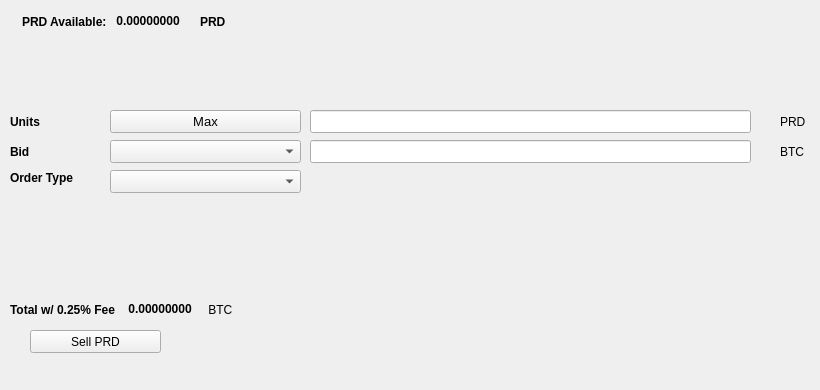
   <widget class="QWidget" name="SellTab">
    <attribute name="title">
     <string>Sell</string>
    </attribute>
    <widget class="QLabel" name="label_16">
     <property name="geometry">
      <rect>
       <x>780</x>
       <y>140</y>
       <width>31</width>
       <height>23</height>
      </rect>
     </property>
     <property name="text">
      <string>BTC</string>
     </property>
    </widget>
    <widget class="QComboBox" name="SellBidcomboBox">
     <property name="geometry">
      <rect>
       <x>110</x>
       <y>140</y>
       <width>191</width>
       <height>23</height>
      </rect>
     </property>
     <property name="font">
      <font>
       <pointsize>10</pointsize>
      </font>
     </property>
    </widget>
    <widget class="QLabel" name="label_18">
     <property name="geometry">
      <rect>
       <x>10</x>
       <y>110</y>
       <width>46</width>
       <height>23</height>
      </rect>
     </property>
     <property name="font">
      <font>
       <weight>75</weight>
       <bold>true</bold>
      </font>
     </property>
     <property name="text">
      <string>Units</string>
     </property>
    </widget>
    <widget class="QPushButton" name="Sell_Max_Amount">
     <property name="geometry">
      <rect>
       <x>110</x>
       <y>110</y>
       <width>191</width>
       <height>23</height>
      </rect>
     </property>
     <property name="font">
      <font>
       <pointsize>10</pointsize>
      </font>
     </property>
     <property name="text">
      <string>Max</string>
     </property>
    </widget>
    <widget class="QLabel" name="label_20">
     <property name="geometry">
      <rect>
       <x>10</x>
       <y>170</y>
       <width>91</width>
       <height>16</height>
      </rect>
     </property>
     <property name="font">
      <font>
       <weight>75</weight>
       <bold>true</bold>
      </font>
     </property>
     <property name="text">
      <string>Order Type</string>
     </property>
    </widget>
    <widget class="QComboBox" name="SellOrdertypeCombo">
     <property name="geometry">
      <rect>
       <x>110</x>
       <y>170</y>
       <width>191</width>
       <height>23</height>
      </rect>
     </property>
     <property name="font">
      <font>
       <pointsize>10</pointsize>
      </font>
     </property>
    </widget>
    <widget class="QLabel" name="label_21">
     <property name="geometry">
      <rect>
       <x>10</x>
       <y>140</y>
       <width>46</width>
       <height>23</height>
      </rect>
     </property>
     <property name="font">
      <font>
       <weight>75</weight>
       <bold>true</bold>
      </font>
     </property>
     <property name="text">
      <string>Bid</string>
     </property>
    </widget>
    <widget class="QLabel" name="label_22">
     <property name="geometry">
      <rect>
       <x>780</x>
       <y>110</y>
       <width>31</width>
       <height>23</height>
      </rect>
     </property>
     <property name="text">
      <string>PRD</string>
     </property>
    </widget>
    <widget class="QLineEdit" name="UnitsInputPRD">
     <property name="geometry">
      <rect>
       <x>310</x>
       <y>110</y>
       <width>441</width>
       <height>23</height>
      </rect>
     </property>
     <property name="font">
      <font>
       <pointsize>9</pointsize>
       <weight>75</weight>
       <bold>true</bold>
      </font>
     </property>
    </widget>
    <widget class="QLineEdit" name="SellBidPriceEdit">
     <property name="geometry">
      <rect>
       <x>310</x>
       <y>140</y>
       <width>441</width>
       <height>23</height>
      </rect>
     </property>
     <property name="font">
      <font>
       <pointsize>9</pointsize>
       <weight>75</weight>
       <bold>true</bold>
      </font>
     </property>
    </widget>
    <widget class="QPushButton" name="SellPRDBTN">
     <property name="geometry">
      <rect>
       <x>30</x>
       <y>330</y>
       <width>131</width>
       <height>23</height>
      </rect>
     </property>
     <property name="text">
      <string>Sell PRD</string>
     </property>
     <property name="icon">
      <iconset resource="../ParadiseCoin">
       <normaloff>:/icons/bitcoin</normaloff>:/icons/bitcoin</iconset>
     </property>
    </widget>
    <widget class="QWidget" name="layoutWidget3">
     <property name="geometry">
      <rect>
       <x>22</x>
       <y>12</y>
       <width>258</width>
       <height>19</height>
      </rect>
     </property>
     <layout class="QHBoxLayout" name="horizontalLayout">
      <item>
       <widget class="QLabel" name="label232_2">
        <property name="font">
         <font>
          <weight>75</weight>
          <bold>true</bold>
         </font>
        </property>
        <property name="text">
         <string>PRD Available:</string>
        </property>
       </widget>
      </item>
      <item>
       <widget class="QLabel" name="PRDAvailableLabel">
        <property name="palette">
         <palette>
          <active>
           <colorrole role="WindowText">
            <brush brushstyle="SolidPattern">
             <color alpha="255">
              <red>0</red>
              <green>0</green>
              <blue>0</blue>
             </color>
            </brush>
           </colorrole>
           <colorrole role="Button">
            <brush brushstyle="SolidPattern">
             <color alpha="255">
              <red>0</red>
              <green>170</green>
              <blue>0</blue>
             </color>
            </brush>
           </colorrole>
           <colorrole role="Light">
            <brush brushstyle="SolidPattern">
             <color alpha="255">
              <red>0</red>
              <green>255</green>
              <blue>0</blue>
             </color>
            </brush>
           </colorrole>
           <colorrole role="Midlight">
            <brush brushstyle="SolidPattern">
             <color alpha="255">
              <red>0</red>
              <green>212</green>
              <blue>0</blue>
             </color>
            </brush>
           </colorrole>
           <colorrole role="Dark">
            <brush brushstyle="SolidPattern">
             <color alpha="255">
              <red>0</red>
              <green>85</green>
              <blue>0</blue>
             </color>
            </brush>
           </colorrole>
           <colorrole role="Mid">
            <brush brushstyle="SolidPattern">
             <color alpha="255">
              <red>0</red>
              <green>113</green>
              <blue>0</blue>
             </color>
            </brush>
           </colorrole>
           <colorrole role="Text">
            <brush brushstyle="SolidPattern">
             <color alpha="255">
              <red>0</red>
              <green>170</green>
              <blue>0</blue>
             </color>
            </brush>
           </colorrole>
           <colorrole role="BrightText">
            <brush brushstyle="SolidPattern">
             <color alpha="255">
              <red>255</red>
              <green>255</green>
              <blue>255</blue>
             </color>
            </brush>
           </colorrole>
           <colorrole role="ButtonText">
            <brush brushstyle="SolidPattern">
             <color alpha="255">
              <red>0</red>
              <green>0</green>
              <blue>0</blue>
             </color>
            </brush>
           </colorrole>
           <colorrole role="Base">
            <brush brushstyle="SolidPattern">
             <color alpha="255">
              <red>255</red>
              <green>255</green>
              <blue>255</blue>
             </color>
            </brush>
           </colorrole>
           <colorrole role="Window">
            <brush brushstyle="SolidPattern">
             <color alpha="255">
              <red>0</red>
              <green>170</green>
              <blue>0</blue>
             </color>
            </brush>
           </colorrole>
           <colorrole role="Shadow">
            <brush brushstyle="SolidPattern">
             <color alpha="255">
              <red>0</red>
              <green>0</green>
              <blue>0</blue>
             </color>
            </brush>
           </colorrole>
           <colorrole role="AlternateBase">
            <brush brushstyle="SolidPattern">
             <color alpha="255">
              <red>127</red>
              <green>212</green>
              <blue>127</blue>
             </color>
            </brush>
           </colorrole>
           <colorrole role="ToolTipBase">
            <brush brushstyle="SolidPattern">
             <color alpha="255">
              <red>255</red>
              <green>255</green>
              <blue>220</blue>
             </color>
            </brush>
           </colorrole>
           <colorrole role="ToolTipText">
            <brush brushstyle="SolidPattern">
             <color alpha="255">
              <red>0</red>
              <green>0</green>
              <blue>0</blue>
             </color>
            </brush>
           </colorrole>
          </active>
          <inactive>
           <colorrole role="WindowText">
            <brush brushstyle="SolidPattern">
             <color alpha="255">
              <red>0</red>
              <green>0</green>
              <blue>0</blue>
             </color>
            </brush>
           </colorrole>
           <colorrole role="Button">
            <brush brushstyle="SolidPattern">
             <color alpha="255">
              <red>0</red>
              <green>170</green>
              <blue>0</blue>
             </color>
            </brush>
           </colorrole>
           <colorrole role="Light">
            <brush brushstyle="SolidPattern">
             <color alpha="255">
              <red>0</red>
              <green>255</green>
              <blue>0</blue>
             </color>
            </brush>
           </colorrole>
           <colorrole role="Midlight">
            <brush brushstyle="SolidPattern">
             <color alpha="255">
              <red>0</red>
              <green>212</green>
              <blue>0</blue>
             </color>
            </brush>
           </colorrole>
           <colorrole role="Dark">
            <brush brushstyle="SolidPattern">
             <color alpha="255">
              <red>0</red>
              <green>85</green>
              <blue>0</blue>
             </color>
            </brush>
           </colorrole>
           <colorrole role="Mid">
            <brush brushstyle="SolidPattern">
             <color alpha="255">
              <red>0</red>
              <green>113</green>
              <blue>0</blue>
             </color>
            </brush>
           </colorrole>
           <colorrole role="Text">
            <brush brushstyle="SolidPattern">
             <color alpha="255">
              <red>0</red>
              <green>170</green>
              <blue>0</blue>
             </color>
            </brush>
           </colorrole>
           <colorrole role="BrightText">
            <brush brushstyle="SolidPattern">
             <color alpha="255">
              <red>255</red>
              <green>255</green>
              <blue>255</blue>
             </color>
            </brush>
           </colorrole>
           <colorrole role="ButtonText">
            <brush brushstyle="SolidPattern">
             <color alpha="255">
              <red>0</red>
              <green>0</green>
              <blue>0</blue>
             </color>
            </brush>
           </colorrole>
           <colorrole role="Base">
            <brush brushstyle="SolidPattern">
             <color alpha="255">
              <red>255</red>
              <green>255</green>
              <blue>255</blue>
             </color>
            </brush>
           </colorrole>
           <colorrole role="Window">
            <brush brushstyle="SolidPattern">
             <color alpha="255">
              <red>0</red>
              <green>170</green>
              <blue>0</blue>
             </color>
            </brush>
           </colorrole>
           <colorrole role="Shadow">
            <brush brushstyle="SolidPattern">
             <color alpha="255">
              <red>0</red>
              <green>0</green>
              <blue>0</blue>
             </color>
            </brush>
           </colorrole>
           <colorrole role="AlternateBase">
            <brush brushstyle="SolidPattern">
             <color alpha="255">
              <red>127</red>
              <green>212</green>
              <blue>127</blue>
             </color>
            </brush>
           </colorrole>
           <colorrole role="ToolTipBase">
            <brush brushstyle="SolidPattern">
             <color alpha="255">
              <red>255</red>
              <green>255</green>
              <blue>220</blue>
             </color>
            </brush>
           </colorrole>
           <colorrole role="ToolTipText">
            <brush brushstyle="SolidPattern">
             <color alpha="255">
              <red>0</red>
              <green>0</green>
              <blue>0</blue>
             </color>
            </brush>
           </colorrole>
          </inactive>
          <disabled>
           <colorrole role="WindowText">
            <brush brushstyle="SolidPattern">
             <color alpha="255">
              <red>0</red>
              <green>85</green>
              <blue>0</blue>
             </color>
            </brush>
           </colorrole>
           <colorrole role="Button">
            <brush brushstyle="SolidPattern">
             <color alpha="255">
              <red>0</red>
              <green>170</green>
              <blue>0</blue>
             </color>
            </brush>
           </colorrole>
           <colorrole role="Light">
            <brush brushstyle="SolidPattern">
             <color alpha="255">
              <red>0</red>
              <green>255</green>
              <blue>0</blue>
             </color>
            </brush>
           </colorrole>
           <colorrole role="Midlight">
            <brush brushstyle="SolidPattern">
             <color alpha="255">
              <red>0</red>
              <green>212</green>
              <blue>0</blue>
             </color>
            </brush>
           </colorrole>
           <colorrole role="Dark">
            <brush brushstyle="SolidPattern">
             <color alpha="255">
              <red>0</red>
              <green>85</green>
              <blue>0</blue>
             </color>
            </brush>
           </colorrole>
           <colorrole role="Mid">
            <brush brushstyle="SolidPattern">
             <color alpha="255">
              <red>0</red>
              <green>113</green>
              <blue>0</blue>
             </color>
            </brush>
           </colorrole>
           <colorrole role="Text">
            <brush brushstyle="SolidPattern">
             <color alpha="255">
              <red>0</red>
              <green>85</green>
              <blue>0</blue>
             </color>
            </brush>
           </colorrole>
           <colorrole role="BrightText">
            <brush brushstyle="SolidPattern">
             <color alpha="255">
              <red>255</red>
              <green>255</green>
              <blue>255</blue>
             </color>
            </brush>
           </colorrole>
           <colorrole role="ButtonText">
            <brush brushstyle="SolidPattern">
             <color alpha="255">
              <red>0</red>
              <green>85</green>
              <blue>0</blue>
             </color>
            </brush>
           </colorrole>
           <colorrole role="Base">
            <brush brushstyle="SolidPattern">
             <color alpha="255">
              <red>0</red>
              <green>170</green>
              <blue>0</blue>
             </color>
            </brush>
           </colorrole>
           <colorrole role="Window">
            <brush brushstyle="SolidPattern">
             <color alpha="255">
              <red>0</red>
              <green>170</green>
              <blue>0</blue>
             </color>
            </brush>
           </colorrole>
           <colorrole role="Shadow">
            <brush brushstyle="SolidPattern">
             <color alpha="255">
              <red>0</red>
              <green>0</green>
              <blue>0</blue>
             </color>
            </brush>
           </colorrole>
           <colorrole role="AlternateBase">
            <brush brushstyle="SolidPattern">
             <color alpha="255">
              <red>0</red>
              <green>170</green>
              <blue>0</blue>
             </color>
            </brush>
           </colorrole>
           <colorrole role="ToolTipBase">
            <brush brushstyle="SolidPattern">
             <color alpha="255">
              <red>255</red>
              <green>255</green>
              <blue>220</blue>
             </color>
            </brush>
           </colorrole>
           <colorrole role="ToolTipText">
            <brush brushstyle="SolidPattern">
             <color alpha="255">
              <red>0</red>
              <green>0</green>
              <blue>0</blue>
             </color>
            </brush>
           </colorrole>
          </disabled>
         </palette>
        </property>
        <property name="font">
         <font>
          <weight>75</weight>
          <bold>true</bold>
         </font>
        </property>
        <property name="text">
         <string> 0.00000000 </string>
        </property>
        <property name="textInteractionFlags">
         <set>Qt::LinksAccessibleByMouse|Qt::TextSelectableByKeyboard|Qt::TextSelectableByMouse</set>
        </property>
       </widget>
      </item>
      <item>
       <widget class="QLabel" name="labelPRD">
        <property name="font">
         <font>
          <weight>75</weight>
          <bold>true</bold>
         </font>
        </property>
        <property name="text">
         <string>PRD</string>
        </property>
       </widget>
      </item>
     </layout>
    </widget>
    <widget class="QWidget" name="layoutWidget">
     <property name="geometry">
      <rect>
       <x>10</x>
       <y>300</y>
       <width>268</width>
       <height>19</height>
      </rect>
     </property>
     <layout class="QHBoxLayout" name="horizontalLayout_2">
      <item>
       <widget class="QLabel" name="label_19">
        <property name="font">
         <font>
          <weight>75</weight>
          <bold>true</bold>
         </font>
        </property>
        <property name="text">
         <string>Total w/ 0.25% Fee </string>
        </property>
       </widget>
      </item>
      <item>
       <widget class="QLabel" name="SellCostLabel">
        <property name="palette">
         <palette>
          <active>
           <colorrole role="WindowText">
            <brush brushstyle="SolidPattern">
             <color alpha="255">
              <red>0</red>
              <green>0</green>
              <blue>0</blue>
             </color>
            </brush>
           </colorrole>
           <colorrole role="Button">
            <brush brushstyle="SolidPattern">
             <color alpha="255">
              <red>0</red>
              <green>170</green>
              <blue>0</blue>
             </color>
            </brush>
           </colorrole>
           <colorrole role="Light">
            <brush brushstyle="SolidPattern">
             <color alpha="255">
              <red>0</red>
              <green>255</green>
              <blue>0</blue>
             </color>
            </brush>
           </colorrole>
           <colorrole role="Midlight">
            <brush brushstyle="SolidPattern">
             <color alpha="255">
              <red>0</red>
              <green>212</green>
              <blue>0</blue>
             </color>
            </brush>
           </colorrole>
           <colorrole role="Dark">
            <brush brushstyle="SolidPattern">
             <color alpha="255">
              <red>0</red>
              <green>85</green>
              <blue>0</blue>
             </color>
            </brush>
           </colorrole>
           <colorrole role="Mid">
            <brush brushstyle="SolidPattern">
             <color alpha="255">
              <red>0</red>
              <green>113</green>
              <blue>0</blue>
             </color>
            </brush>
           </colorrole>
           <colorrole role="Text">
            <brush brushstyle="SolidPattern">
             <color alpha="255">
              <red>0</red>
              <green>170</green>
              <blue>0</blue>
             </color>
            </brush>
           </colorrole>
           <colorrole role="BrightText">
            <brush brushstyle="SolidPattern">
             <color alpha="255">
              <red>255</red>
              <green>255</green>
              <blue>255</blue>
             </color>
            </brush>
           </colorrole>
           <colorrole role="ButtonText">
            <brush brushstyle="SolidPattern">
             <color alpha="255">
              <red>0</red>
              <green>0</green>
              <blue>0</blue>
             </color>
            </brush>
           </colorrole>
           <colorrole role="Base">
            <brush brushstyle="SolidPattern">
             <color alpha="255">
              <red>255</red>
              <green>255</green>
              <blue>255</blue>
             </color>
            </brush>
           </colorrole>
           <colorrole role="Window">
            <brush brushstyle="SolidPattern">
             <color alpha="255">
              <red>0</red>
              <green>170</green>
              <blue>0</blue>
             </color>
            </brush>
           </colorrole>
           <colorrole role="Shadow">
            <brush brushstyle="SolidPattern">
             <color alpha="255">
              <red>0</red>
              <green>0</green>
              <blue>0</blue>
             </color>
            </brush>
           </colorrole>
           <colorrole role="AlternateBase">
            <brush brushstyle="SolidPattern">
             <color alpha="255">
              <red>127</red>
              <green>212</green>
              <blue>127</blue>
             </color>
            </brush>
           </colorrole>
           <colorrole role="ToolTipBase">
            <brush brushstyle="SolidPattern">
             <color alpha="255">
              <red>255</red>
              <green>255</green>
              <blue>220</blue>
             </color>
            </brush>
           </colorrole>
           <colorrole role="ToolTipText">
            <brush brushstyle="SolidPattern">
             <color alpha="255">
              <red>0</red>
              <green>0</green>
              <blue>0</blue>
             </color>
            </brush>
           </colorrole>
          </active>
          <inactive>
           <colorrole role="WindowText">
            <brush brushstyle="SolidPattern">
             <color alpha="255">
              <red>0</red>
              <green>0</green>
              <blue>0</blue>
             </color>
            </brush>
           </colorrole>
           <colorrole role="Button">
            <brush brushstyle="SolidPattern">
             <color alpha="255">
              <red>0</red>
              <green>170</green>
              <blue>0</blue>
             </color>
            </brush>
           </colorrole>
           <colorrole role="Light">
            <brush brushstyle="SolidPattern">
             <color alpha="255">
              <red>0</red>
              <green>255</green>
              <blue>0</blue>
             </color>
            </brush>
           </colorrole>
           <colorrole role="Midlight">
            <brush brushstyle="SolidPattern">
             <color alpha="255">
              <red>0</red>
              <green>212</green>
              <blue>0</blue>
             </color>
            </brush>
           </colorrole>
           <colorrole role="Dark">
            <brush brushstyle="SolidPattern">
             <color alpha="255">
              <red>0</red>
              <green>85</green>
              <blue>0</blue>
             </color>
            </brush>
           </colorrole>
           <colorrole role="Mid">
            <brush brushstyle="SolidPattern">
             <color alpha="255">
              <red>0</red>
              <green>113</green>
              <blue>0</blue>
             </color>
            </brush>
           </colorrole>
           <colorrole role="Text">
            <brush brushstyle="SolidPattern">
             <color alpha="255">
              <red>0</red>
              <green>170</green>
              <blue>0</blue>
             </color>
            </brush>
           </colorrole>
           <colorrole role="BrightText">
            <brush brushstyle="SolidPattern">
             <color alpha="255">
              <red>255</red>
              <green>255</green>
              <blue>255</blue>
             </color>
            </brush>
           </colorrole>
           <colorrole role="ButtonText">
            <brush brushstyle="SolidPattern">
             <color alpha="255">
              <red>0</red>
              <green>0</green>
              <blue>0</blue>
             </color>
            </brush>
           </colorrole>
           <colorrole role="Base">
            <brush brushstyle="SolidPattern">
             <color alpha="255">
              <red>255</red>
              <green>255</green>
              <blue>255</blue>
             </color>
            </brush>
           </colorrole>
           <colorrole role="Window">
            <brush brushstyle="SolidPattern">
             <color alpha="255">
              <red>0</red>
              <green>170</green>
              <blue>0</blue>
             </color>
            </brush>
           </colorrole>
           <colorrole role="Shadow">
            <brush brushstyle="SolidPattern">
             <color alpha="255">
              <red>0</red>
              <green>0</green>
              <blue>0</blue>
             </color>
            </brush>
           </colorrole>
           <colorrole role="AlternateBase">
            <brush brushstyle="SolidPattern">
             <color alpha="255">
              <red>127</red>
              <green>212</green>
              <blue>127</blue>
             </color>
            </brush>
           </colorrole>
           <colorrole role="ToolTipBase">
            <brush brushstyle="SolidPattern">
             <color alpha="255">
              <red>255</red>
              <green>255</green>
              <blue>220</blue>
             </color>
            </brush>
           </colorrole>
           <colorrole role="ToolTipText">
            <brush brushstyle="SolidPattern">
             <color alpha="255">
              <red>0</red>
              <green>0</green>
              <blue>0</blue>
             </color>
            </brush>
           </colorrole>
          </inactive>
          <disabled>
           <colorrole role="WindowText">
            <brush brushstyle="SolidPattern">
             <color alpha="255">
              <red>0</red>
              <green>85</green>
              <blue>0</blue>
             </color>
            </brush>
           </colorrole>
           <colorrole role="Button">
            <brush brushstyle="SolidPattern">
             <color alpha="255">
              <red>0</red>
              <green>170</green>
              <blue>0</blue>
             </color>
            </brush>
           </colorrole>
           <colorrole role="Light">
            <brush brushstyle="SolidPattern">
             <color alpha="255">
              <red>0</red>
              <green>255</green>
              <blue>0</blue>
             </color>
            </brush>
           </colorrole>
           <colorrole role="Midlight">
            <brush brushstyle="SolidPattern">
             <color alpha="255">
              <red>0</red>
              <green>212</green>
              <blue>0</blue>
             </color>
            </brush>
           </colorrole>
           <colorrole role="Dark">
            <brush brushstyle="SolidPattern">
             <color alpha="255">
              <red>0</red>
              <green>85</green>
              <blue>0</blue>
             </color>
            </brush>
           </colorrole>
           <colorrole role="Mid">
            <brush brushstyle="SolidPattern">
             <color alpha="255">
              <red>0</red>
              <green>113</green>
              <blue>0</blue>
             </color>
            </brush>
           </colorrole>
           <colorrole role="Text">
            <brush brushstyle="SolidPattern">
             <color alpha="255">
              <red>0</red>
              <green>85</green>
              <blue>0</blue>
             </color>
            </brush>
           </colorrole>
           <colorrole role="BrightText">
            <brush brushstyle="SolidPattern">
             <color alpha="255">
              <red>255</red>
              <green>255</green>
              <blue>255</blue>
             </color>
            </brush>
           </colorrole>
           <colorrole role="ButtonText">
            <brush brushstyle="SolidPattern">
             <color alpha="255">
              <red>0</red>
              <green>85</green>
              <blue>0</blue>
             </color>
            </brush>
           </colorrole>
           <colorrole role="Base">
            <brush brushstyle="SolidPattern">
             <color alpha="255">
              <red>0</red>
              <green>170</green>
              <blue>0</blue>
             </color>
            </brush>
           </colorrole>
           <colorrole role="Window">
            <brush brushstyle="SolidPattern">
             <color alpha="255">
              <red>0</red>
              <green>170</green>
              <blue>0</blue>
             </color>
            </brush>
           </colorrole>
           <colorrole role="Shadow">
            <brush brushstyle="SolidPattern">
             <color alpha="255">
              <red>0</red>
              <green>0</green>
              <blue>0</blue>
             </color>
            </brush>
           </colorrole>
           <colorrole role="AlternateBase">
            <brush brushstyle="SolidPattern">
             <color alpha="255">
              <red>0</red>
              <green>170</green>
              <blue>0</blue>
             </color>
            </brush>
           </colorrole>
           <colorrole role="ToolTipBase">
            <brush brushstyle="SolidPattern">
             <color alpha="255">
              <red>255</red>
              <green>255</green>
              <blue>220</blue>
             </color>
            </brush>
           </colorrole>
           <colorrole role="ToolTipText">
            <brush brushstyle="SolidPattern">
             <color alpha="255">
              <red>0</red>
              <green>0</green>
              <blue>0</blue>
             </color>
            </brush>
           </colorrole>
          </disabled>
         </palette>
        </property>
        <property name="font">
         <font>
          <weight>75</weight>
          <bold>true</bold>
         </font>
        </property>
        <property name="autoFillBackground">
         <bool>false</bool>
        </property>
        <property name="text">
         <string> 0.00000000</string>
        </property>
        <property name="textInteractionFlags">
         <set>Qt::LinksAccessibleByMouse|Qt::TextSelectableByMouse</set>
        </property>
       </widget>
      </item>
      <item>
       <widget class="QLabel" name="label_17">
        <property name="font">
         <font>
          <weight>50</weight>
          <bold>false</bold>
         </font>
        </property>
        <property name="text">
         <string> BTC</string>
        </property>
       </widget>
      </item>
     </layout>
    </widget>
    <widget class="QLabel" name="label_23">
     <property name="geometry">
      <rect>
       <x>460</x>
       <y>300</y>
       <width>281</width>
       <height>81</height>
      </rect>
     </property>
     <property name="text">
      <string/>
     </property>
     <property name="pixmap">
      <pixmap>:/images/bittrex</pixmap>
     </property>
    </widget>
   </widget>
